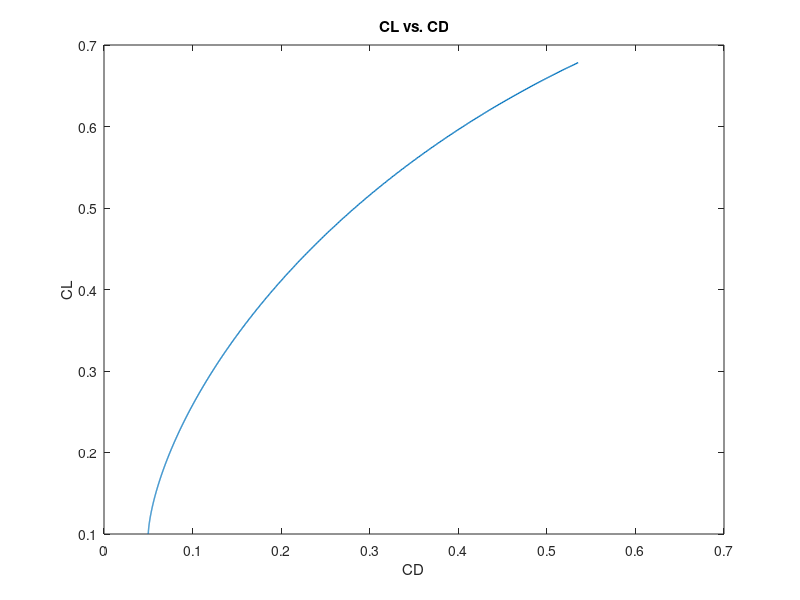
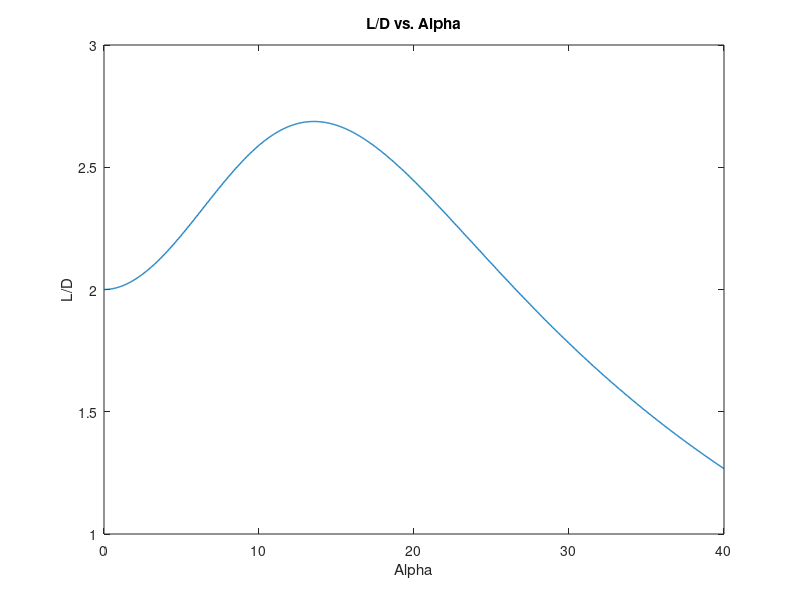

Reproduce these figures in MATLAB, in order.
%script to find max L/D of empircal CL CD formula
clear
close all
clc

alpha = linspace(0, 40, 1000);

Mach = 8;

CD0 = .05;
gamma = 1.4;
Cp_max = (2/(gamma*Mach^2))*((((gamma+1)/2)*Mach^2)^((gamma)/(gamma-1))*((gamma + 1)/(2*gamma*Mach^2 - (gamma - 1)))^(1/(gamma-1))-1);
CL = Cp_max.*sind(alpha).^2.*cosd(alpha) + .1;
CD = Cp_max.*sind(alpha).^3 + CD0;

figure()
plot(CD, CL, 'LineWidth', 1)
xlabel('CD')
ylabel('CL')
title ('CL vs. CD')

L_D = CL ./ CD; % Calculate lift-to-drag ratio
[maxL_D, index] = max(L_D); % Find maximum L/D and its index
optimalAlpha = alpha(index); % Get the angle of attack for maximum L/D

figure()
plot(alpha, L_D, 'LineWidth', 1)
xlabel('Alpha')
ylabel('L/D')
title('L/D vs. Alpha')

disp('Max L/D:')
disp(maxL_D)
disp('Optimal alpha:')
disp(optimalAlpha)
